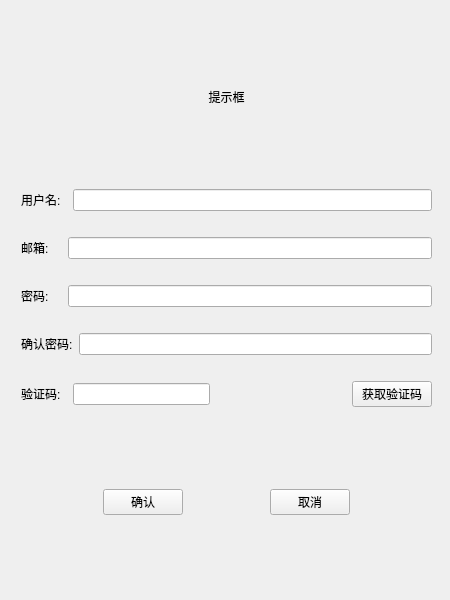
<?xml version="1.0" encoding="UTF-8"?>
<ui version="4.0">
 <class>RegisterWidget</class>
 <widget class="QWidget" name="RegisterWidget">
  <property name="geometry">
   <rect>
    <x>0</x>
    <y>0</y>
    <width>450</width>
    <height>600</height>
   </rect>
  </property>
  <property name="windowTitle">
   <string>Form</string>
  </property>
  <layout class="QVBoxLayout" name="verticalLayout_2">
   <item>
    <widget class="QStackedWidget" name="StackedWidget">
     <property name="enabled">
      <bool>true</bool>
     </property>
     <property name="sizePolicy">
      <sizepolicy hsizetype="Preferred" vsizetype="Preferred">
       <horstretch>0</horstretch>
       <verstretch>0</verstretch>
      </sizepolicy>
     </property>
     <property name="layoutDirection">
      <enum>Qt::LeftToRight</enum>
     </property>
     <property name="currentIndex">
      <number>0</number>
     </property>
     <widget class="QWidget" name="page_1">
      <widget class="QWidget" name="layoutWidget">
       <property name="geometry">
        <rect>
         <x>0</x>
         <y>0</y>
         <width>431</width>
         <height>581</height>
        </rect>
       </property>
       <layout class="QVBoxLayout" name="verticalLayout">
        <property name="leftMargin">
         <number>10</number>
        </property>
        <property name="topMargin">
         <number>10</number>
        </property>
        <property name="rightMargin">
         <number>10</number>
        </property>
        <property name="bottomMargin">
         <number>10</number>
        </property>
        <item>
         <spacer name="verticalSpacer_4">
          <property name="orientation">
           <enum>Qt::Vertical</enum>
          </property>
          <property name="sizeHint" stdset="0">
           <size>
            <width>20</width>
            <height>40</height>
           </size>
          </property>
         </spacer>
        </item>
        <item>
         <widget class="QLabel" name="MessageLabel">
          <property name="styleSheet">
           <string notr="true">font: 16pt &quot;Agency FB&quot;;</string>
          </property>
          <property name="text">
           <string>提示框</string>
          </property>
          <property name="alignment">
           <set>Qt::AlignCenter</set>
          </property>
         </widget>
        </item>
        <item>
         <spacer name="verticalSpacer_2">
          <property name="orientation">
           <enum>Qt::Vertical</enum>
          </property>
          <property name="sizeHint" stdset="0">
           <size>
            <width>20</width>
            <height>40</height>
           </size>
          </property>
         </spacer>
        </item>
        <item>
         <layout class="QHBoxLayout" name="horizontalLayout_2">
          <property name="topMargin">
           <number>10</number>
          </property>
          <property name="bottomMargin">
           <number>10</number>
          </property>
          <item>
           <widget class="QLabel" name="label_4">
            <property name="text">
             <string>用户名:  </string>
            </property>
           </widget>
          </item>
          <item>
           <widget class="QLineEdit" name="UserNameLine"/>
          </item>
         </layout>
        </item>
        <item>
         <layout class="QHBoxLayout" name="horizontalLayout_3">
          <property name="topMargin">
           <number>10</number>
          </property>
          <property name="bottomMargin">
           <number>10</number>
          </property>
          <item>
           <widget class="QLabel" name="label">
            <property name="text">
             <string>邮箱:    </string>
            </property>
           </widget>
          </item>
          <item>
           <widget class="QLineEdit" name="MailLine"/>
          </item>
         </layout>
        </item>
        <item>
         <layout class="QHBoxLayout" name="horizontalLayout_4">
          <property name="topMargin">
           <number>10</number>
          </property>
          <property name="bottomMargin">
           <number>10</number>
          </property>
          <item>
           <widget class="QLabel" name="label_2">
            <property name="text">
             <string>密码:    </string>
            </property>
           </widget>
          </item>
          <item>
           <widget class="QLineEdit" name="PasswordLine">
            <property name="echoMode">
             <enum>QLineEdit::Password</enum>
            </property>
           </widget>
          </item>
         </layout>
        </item>
        <item>
         <layout class="QHBoxLayout" name="horizontalLayout_5">
          <property name="topMargin">
           <number>10</number>
          </property>
          <property name="bottomMargin">
           <number>10</number>
          </property>
          <item>
           <widget class="QLabel" name="label_3">
            <property name="text">
             <string>确认密码:</string>
            </property>
           </widget>
          </item>
          <item>
           <widget class="QLineEdit" name="ConfirmPwdLine">
            <property name="echoMode">
             <enum>QLineEdit::Password</enum>
            </property>
           </widget>
          </item>
         </layout>
        </item>
        <item>
         <layout class="QHBoxLayout" name="horizontalLayout_6">
          <property name="topMargin">
           <number>10</number>
          </property>
          <property name="bottomMargin">
           <number>10</number>
          </property>
          <item>
           <widget class="QLabel" name="label_5">
            <property name="text">
             <string>验证码:  </string>
            </property>
           </widget>
          </item>
          <item>
           <widget class="QLineEdit" name="VerifyCodeLine"/>
          </item>
          <item>
           <spacer name="horizontalSpacer">
            <property name="orientation">
             <enum>Qt::Horizontal</enum>
            </property>
            <property name="sizeHint" stdset="0">
             <size>
              <width>40</width>
              <height>20</height>
             </size>
            </property>
           </spacer>
          </item>
          <item>
           <widget class="TimerBtn" name="VerifyCodeButton">
            <property name="text">
             <string>获取验证码</string>
            </property>
           </widget>
          </item>
         </layout>
        </item>
        <item>
         <spacer name="verticalSpacer">
          <property name="orientation">
           <enum>Qt::Vertical</enum>
          </property>
          <property name="sizeHint" stdset="0">
           <size>
            <width>20</width>
            <height>40</height>
           </size>
          </property>
         </spacer>
        </item>
        <item>
         <layout class="QHBoxLayout" name="horizontalLayout_7">
          <item>
           <spacer name="horizontalSpacer_3">
            <property name="orientation">
             <enum>Qt::Horizontal</enum>
            </property>
            <property name="sizeHint" stdset="0">
             <size>
              <width>40</width>
              <height>20</height>
             </size>
            </property>
           </spacer>
          </item>
          <item>
           <widget class="QPushButton" name="ConfirmButton">
            <property name="text">
             <string>确认</string>
            </property>
           </widget>
          </item>
          <item>
           <spacer name="horizontalSpacer_2">
            <property name="orientation">
             <enum>Qt::Horizontal</enum>
            </property>
            <property name="sizeHint" stdset="0">
             <size>
              <width>40</width>
              <height>20</height>
             </size>
            </property>
           </spacer>
          </item>
          <item>
           <widget class="QPushButton" name="CancelButton">
            <property name="text">
             <string>取消</string>
            </property>
           </widget>
          </item>
          <item>
           <spacer name="horizontalSpacer_4">
            <property name="orientation">
             <enum>Qt::Horizontal</enum>
            </property>
            <property name="sizeHint" stdset="0">
             <size>
              <width>40</width>
              <height>20</height>
             </size>
            </property>
           </spacer>
          </item>
         </layout>
        </item>
        <item>
         <spacer name="verticalSpacer_3">
          <property name="orientation">
           <enum>Qt::Vertical</enum>
          </property>
          <property name="sizeHint" stdset="0">
           <size>
            <width>20</width>
            <height>40</height>
           </size>
          </property>
         </spacer>
        </item>
       </layout>
      </widget>
     </widget>
     <widget class="QWidget" name="page_2">
      <widget class="QWidget" name="verticalLayoutWidget">
       <property name="geometry">
        <rect>
         <x>19</x>
         <y>9</y>
         <width>407</width>
         <height>561</height>
        </rect>
       </property>
       <layout class="QVBoxLayout" name="verticalLayout_3">
        <item>
         <widget class="QLabel" name="MessageLabel2">
          <property name="styleSheet">
           <string notr="true">font: 15pt &quot;HoloLens MDL2 Assets&quot;;</string>
          </property>
          <property name="text">
           <string>注册成功，5秒后返回登陆界面</string>
          </property>
          <property name="alignment">
           <set>Qt::AlignCenter</set>
          </property>
         </widget>
        </item>
        <item>
         <layout class="QHBoxLayout" name="horizontalLayout">
          <item>
           <spacer name="horizontalSpacer_6">
            <property name="orientation">
             <enum>Qt::Horizontal</enum>
            </property>
            <property name="sizeHint" stdset="0">
             <size>
              <width>40</width>
              <height>20</height>
             </size>
            </property>
           </spacer>
          </item>
          <item>
           <widget class="QPushButton" name="ConfirmButton2">
            <property name="text">
             <string>确认</string>
            </property>
           </widget>
          </item>
          <item>
           <spacer name="horizontalSpacer_5">
            <property name="orientation">
             <enum>Qt::Horizontal</enum>
            </property>
            <property name="sizeHint" stdset="0">
             <size>
              <width>40</width>
              <height>20</height>
             </size>
            </property>
           </spacer>
          </item>
         </layout>
        </item>
       </layout>
      </widget>
     </widget>
    </widget>
   </item>
  </layout>
 </widget>
 <customwidgets>
  <customwidget>
   <class>TimerBtn</class>
   <extends>QPushButton</extends>
   <header>timerbtn.h</header>
  </customwidget>
 </customwidgets>
 <resources/>
 <connections/>
</ui>
